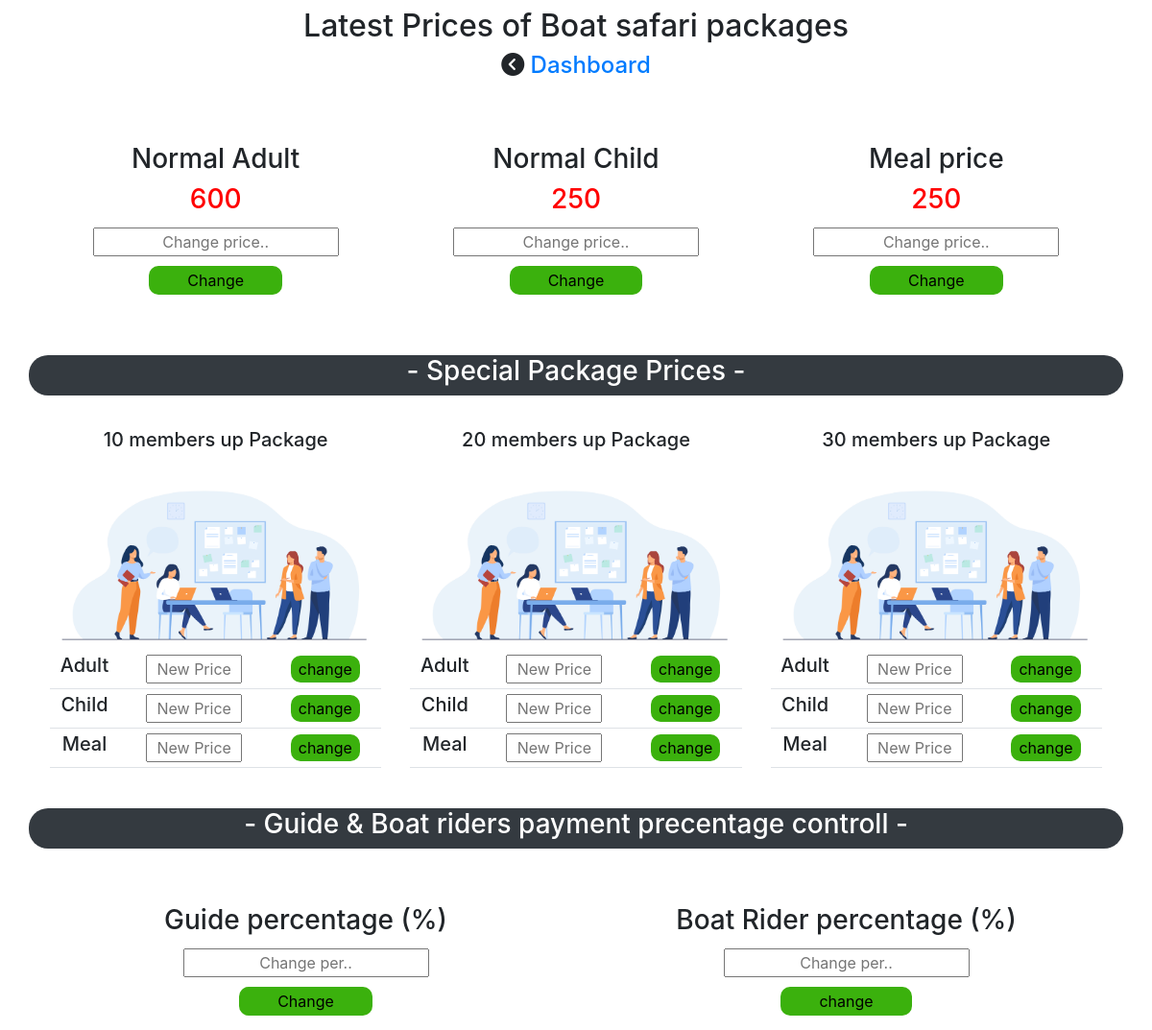
The app's page /Price-changes/prices-changes-logged.php, older data.
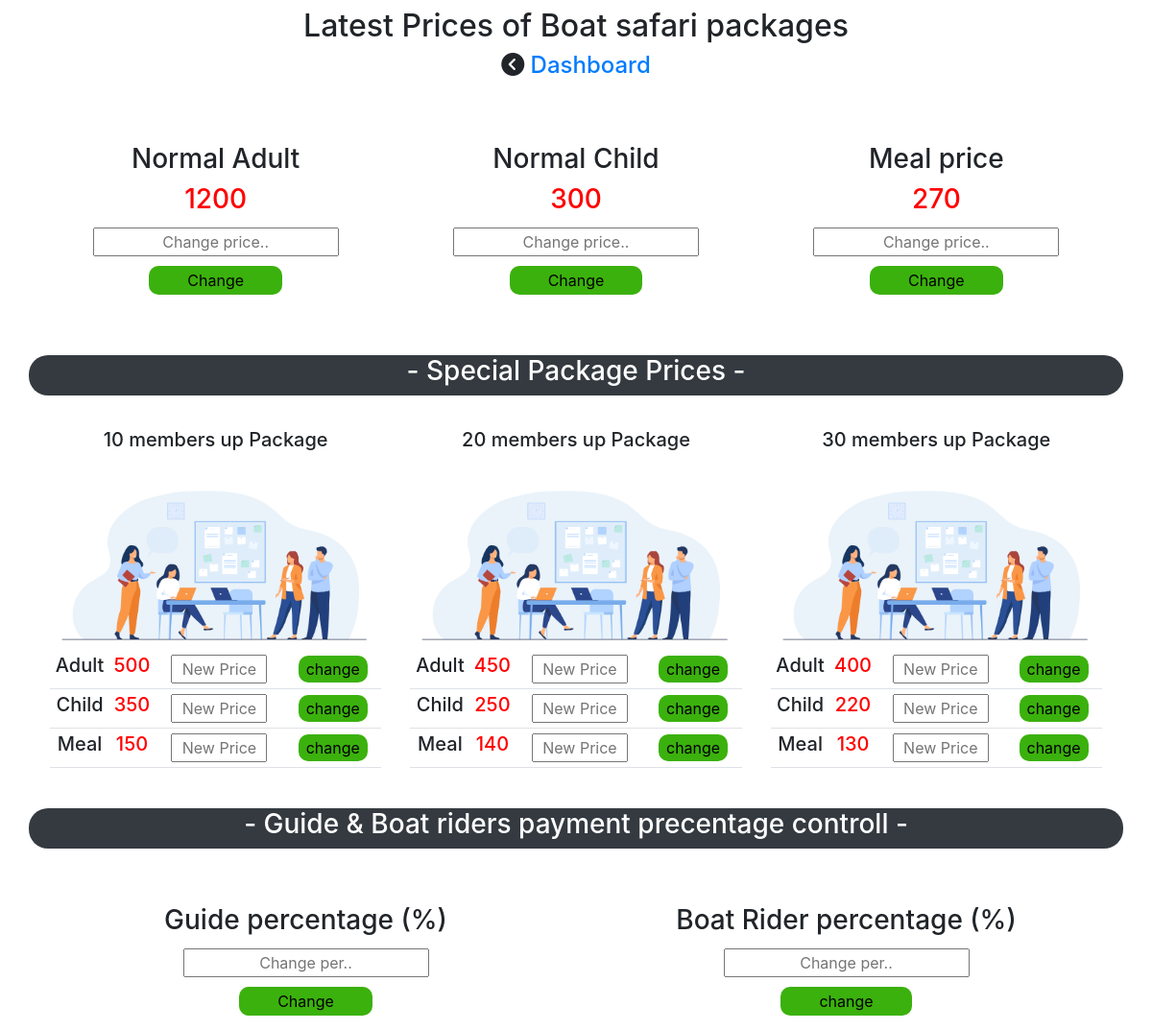
The same page, newer data.
### tables this page shows
CREATE TABLE `prices` (
  `ID` int(11) NOT NULL,
  `Adult` varchar(50) NOT NULL,
  `child` varchar(50) NOT NULL,
  `meal` varchar(50) NOT NULL
);

### Price-changes/prices-changes-logged.php (the view, shortened to what this page needs)
<!DOCTYPE html>
<html lang="en">
<head>
    <link href="https://cdn.jsdelivr.net/npm/bootstrap@5.1.0/dist/css/bootstrap.min.css" rel="stylesheet">
    <link href="//maxcdn.bootstrapcdn.com/bootstrap/4.0.0/css/bootstrap.min.css" rel="stylesheet" id="bootstrap-css">
    <link rel="stylesheet" href="./prices-changes-logged.css?v=<?php echo time(); ?>">
</head>
<body>
<div class="container-fluid">
    <div class="row text-center pt-2" id="row1">
        <h2 id="blink">Latest Prices of Boat safari packages</h2>
        <h4><i class="fa fa-chevron-circle-left" aria-hidden="true"></i> <a href="../main-panel/main-panel.php">Dashboard</a></h4>
    </div>
    <div class="container">
    <div class="row d-flex justify-content-around" id="row2">
        <div class="row pt-5 " id="row2-row1">
            <div class="col" id="boxes"  >
                <h3>Normal Adult</h3>
                <?php
                $connection = mysqli_connect('localhost', 'root', '', 'captaincruise');
                $sql = "SELECT Adult FROM prices where id=1 order by ID desc";
                $result = mysqli_query($connection , $sql);
                while($row = mysqli_fetch_array($result)){
                echo"<h3 style='color:red;'>".$row['Adult']." </h3>";
                };
                ?>
                <form action="prices-changes-logged.php" method="post" enctype="multipart/form-data">
                <input type="text" name="adultprice" placeholder="Change price.."><br>
                <input type="submit" value="Change" id="change" name="adult" ><br>
                </form>
            </div>
            <div class="col" id="boxes" >
                <h3>Normal Child</h3>
                <?php
                $connection = mysqli_connect('localhost', 'root', '', 'captaincruise');
                $sql = "SELECT child FROM prices where id=1 order by ID desc";
                $result = mysqli_query($connection , $sql);
                while($row = mysqli_fetch_array($result)){
                echo"<h3 style='color:red;'>".$row['child']." </h3>";
                };
                ?>
                <form action="prices-changes-logged.php" method="post" enctype="multipart/form-data">
                <input type="text" name="childprice" placeholder="Change price.."><br>
                <input type="submit" value="Change" id="change" name="child" ><br>
                </form>
            </div>
            <div class="col" id="boxes" >
                <h3>Meal price</h3>
                <?php
                $connection = mysqli_connect('localhost', 'root', '', 'captaincruise');
                $sql = "SELECT meal FROM prices where id=1 order by ID desc";
                $result = mysqli_query($connection , $sql);
                while($row = mysqli_fetch_array($result)){
                echo"<h3 style='color:red;'>".$row['meal']." </h3>";
                };
                ?>
                <form action="prices-changes-logged.php" method="post" enctype="multipart/form-data">
                <input type="text" name="mealprice" placeholder="Change price.."><br>
                <input type="submit" value="Change" id="change" name="meal" ><br>
                </form>
            </div>
        </div>
    </div>
    <div class="row text-center mt-5 bg-dark" id="row4">
        <h3 style="color: white;">- Special Package Prices - </h3>
    </div>
    <div class="row mt-4 d-flex justify-content-around" id="row5">
       <div class="row text-center" id="row5-1">
           <div class="col" id="boxes">
               <div class="row" id="box-image">
               <h5>10 members up Package</h5>
                 <img src="./images/6308.jpg" alt="">
               </div>
               <table class="table" id="packagetable">
               <tr>
                   <td><h5>Adult</h5></td>
                   <td>
                   <?php
                $connection = mysqli_connect('localhost', 'root', '', 'captaincruise');
                $sql = "SELECT Adult FROM prices where ID=2 order by ID desc";
                $result = mysqli_query($connection , $sql);
                while($row = mysqli_fetch_array($result)){
                echo"<h5 style='color:red;'>".$row['Adult']." </h5>";
                };
                ?>
                    </td>
                    <form action="prices-changes-logged.php" method="POST" enctype="multipart/form-data">
                   <td><input type="text" name="10adult" id="packageinput" placeholder="New Price"></td>
                   <td><input type="submit" value="change" id="packagebtn" name="10adultbtn"></td>
            </form>
               </tr>
               <tr>
                   <td><h5>Child</h5></td>
                   <td>
                   <?php
                $connection = mysqli_connect('localhost', 'root', '', 'captaincruise');
                $sql = "SELECT child FROM prices where ID=2 order by ID desc";
                $result = mysqli_query($connection , $sql);
                while($row = mysqli_fetch_array($result)){
                echo"<h5 style='color:red;'>".$row['child']." </h5>";
                };
                ?>
                    </td>
                    <form action="prices-changes-logged.php" method="POST" enctype="multipart/form-data">
                   <td><input type="text" name="10child" id="packageinput" placeholder="New Price"></td>
                   <td><input type="submit" value="change" id="packagebtn" name="10childbtn"></td>
            </form>
               </tr>
               <tr>
                   <td><h5>Meal</h5></td>
                   <td>
                   <?php
                $connection = mysqli_connect('localhost', 'root', '', 'captaincruise');
                $sql = "SELECT meal FROM prices where ID=2 order by ID desc";
                $result = mysqli_query($connection , $sql);
                while($row = mysqli_fetch_array($result)){
                echo"<h5 style='color:red;'>".$row['meal']." </h5>";
                };
                ?>
                    </td>
                    <form action="prices-changes-logged.php" method="POST" enctype="multipart/form-data">
                   <td><input type="text" name="10meal" id="packageinput" placeholder="New Price"></td>
                   <td><input type="submit" value="change" id="packagebtn" name="10mealbtn"></td>
            </form>
               </tr>
               </table>
           </div>
           <div class="col" id="boxes">
               <div class="row" id="box-image">
               <h5>20 members up Package</h5>
                 <img src="./images/6308.jpg" alt="">
               </div>
               <table class="table" id="packagetable">
               <tr>
                   <td><h5>Adult</h5></td>
                   <td>
                   <?php
                $connection = mysqli_connect('localhost', 'root', '', 'captaincruise');
                $sql = "SELECT Adult FROM prices where ID=3 order by ID desc";
                $result = mysqli_query($connection , $sql);
                while($row = mysqli_fetch_array($result)){
                echo"<h5 style='color:red;'>".$row['Adult']." </h5>";
                };
                ?>
                    </td>
                    <form action="prices-changes-logged.php" method="POST" enctype="multipart/form-data">
                   <td><input type="text" name="20adult" id="packageinput" placeholder="New Price"></td>
                   <td><input type="submit" value="change" id="packagebtn" name="20adultbtn"></td>
            </form>
               </tr>
               <tr>
                   <td><h5>Child</h5></td>
                   <td>
                   <?php
                $connection = mysqli_connect('localhost', 'root', '', 'captaincruise');
                $sql = "SELECT child FROM prices where ID=3 order by ID desc";
                $result = mysqli_query($connection , $sql);
                while($row = mysqli_fetch_array($result)){
                echo"<h5 style='color:red;'>".$row['child']." </h5>";
                };
                ?>
                    </td>
                    <form action="prices-changes-logged.php" method="POST" enctype="multipart/form-data">
                   <td><input type="text" name="20child" id="packageinput" placeholder="New Price"></td>
                   <td><input type="submit" value="change" id="packagebtn" name="20childbtn"></td>
            </form>
               </tr>
               <tr>
                   <td><h5>Meal</h5></td>
                   <td>
                   <?php
                $connection = mysqli_connect('localhost', 'root', '', 'captaincruise');
                $sql = "SELECT meal FROM prices where ID=3 order by ID desc";
                $result = mysqli_query($connection , $sql);
                while($row = mysqli_fetch_array($result)){
                echo"<h5 style='color:red;'>".$row['meal']." </h5>";
                };
                ?>
                    </td>
                    <form action="prices-changes-logged.php" method="POST" enctype="multipart/form-data">
                   <td><input type="text" name="20meal" id="packageinput" placeholder="New Price"></td>
                   <td><input type="submit" value="change" id="packagebtn" name="20mealbtn"></td>
            </form>
               </tr>
               </table>
           </div>
           <div class="col" id="boxes">
               <div class="row" id="box-image">
               <h5>30 members up Package</h5>
                 <img src="./images/6308.jpg" alt="">
               </div>
               <table class="table" id="packagetable">
               <tr>
                   <td><h5>Adult</h5></td>
                   <td>
                   <?php
                $connection = mysqli_connect('localhost', 'root', '', 'captaincruise');
                $sql = "SELECT Adult FROM prices where ID=4 order by ID desc";
                $result = mysqli_query($connection , $sql);
                while($row = mysqli_fetch_array($result)){
                echo"<h5 style='color:red;'>".$row['Adult']." </h5>";
                };
                ?>
                    </td>
                    <form action="prices-changes-logged.php" method="POST" enctype="multipart/form-data">
                   <td><input type="text" name="30adult" id="packageinput" placeholder="New Price"></td>
                   <td><input type="submit" value="change" id="packagebtn" name="30adultbtn"></td>
            </form>
               </tr>
               <tr>
                   <td><h5>Child</h5></td>
                   <td>
                   <?php
                $connection = mysqli_connect('localhost', 'root', '', 'captaincruise');
                $sql = "SELECT child FROM prices where ID=4 order by ID desc";
                $result = mysqli_query($connection , $sql);
                while($row = mysqli_fetch_array($result)){
                echo"<h5 style='color:red;'>".$row['child']." </h5>";
                };
                ?>
                    </td>
                    <form action="prices-changes-logged.php" method="POST" enctype="multipart/form-data">
                   <td><input type="text" name="30child" id="packageinput" placeholder="New Price"></td>
                   <td><input type="submit" value="change" id="packagebtn" name="30childbtn"></td>
            </form>
               </tr>
               <tr>
                   <td><h5>Meal</h5></td>
                   <td>
                   <?php
                $connection = mysqli_connect('localhost', 'root', '', 'captaincruise');
                $sql = "SELECT meal FROM prices where ID=4 order by ID desc";
                $result = mysqli_query($connection , $sql);
                while($row = mysqli_fetch_array($result)){
                echo"<h5 style='color:red;'>".$row['meal']." </h5>";
                };
                ?>
                    </td>
                    <form action="prices-changes-logged.php" method="POST" enctype="multipart/form-data">
                   <td><input type="text" name="30meal" id="packageinput" placeholder="New Price"></td>
                   <td><input type="submit" value="change" id="packagebtn" name="30mealbtn"></td>
            </form>
               </tr>
               </table>
           </div>
       </div>
       <div class="row text-center mt-3 bg-dark" id="row4">
        <h3 style="color: white;">- Guide & Boat riders payment precentage controll - </h3>
    </div>
    <div class="row pt-5 " id="row2-row1">
    <div class="col" id="boxes"  >
                <h3>Guide percentage (%)</h3>
                <form action="prices-changes-logged.php" method="post" enctype="multipart/form-data">
                <input type="text" name="gprece" placeholder="Change per.."><br>
                <input type="submit" value="Change" id="change" name="gpre" ><br>
                </form>
            </div>
            <div class="col" id="boxes"  >
                <h3>Boat Rider percentage (%)</h3>
                <form action="prices-changes-logged.php" method="post" enctype="multipart/form-data">
                <input type="text" name="bprece" placeholder="Change per.."><br>
                <input type="submit" value="change" id="change" name="bpre" ><br>
                </form>
            </div>
    </div>
    </div>
    </div>
</div>
</body>
</html>

### Price-changes/prices-changes-logged.css (style rules this page uses)
#blink { -webkit-animation: blinkingText 1.2s infinite; animation: blinkingText 1.2s infinite; }
#boxes { text-align: center; background-color: white; padding: 10px; border-radius: 15px; -webkit-transition: ease-in-out 0.3s; transition: ease-in-out 0.3s; }
#boxes input { margin: 5px; text-align: center; }
#change { padding: 3px 40px; border-radius: 10px; border: none; background: #3bb10d; }
#row2-row1 { grid-gap: 10px; }
#row4 { border-radius: 20px; }
#row5-1 { grid-gap: 10px; }
#box-image { height: 230px; }
#packageinput { width: 100px; }
#packagetable tr td { padding: 0px; margin: 0px; vertical-align: middle; }
#packagetable tr { text-align: center; }
#packagebtn { background: #3bb10d; border: none; padding: 2px 8px; border-radius: 10px; }

Row changes from the older to the newer data that the page shows:
changed prices (number 1 of 4 on the later page): Adult "600" → "1200"; child "250" → "300"; meal "250" → "270"
added prices: Adult "500", child "350", meal "150"
added prices: Adult "450", child "250", meal "140"
added prices: Adult "400", child "220", meal "130"
